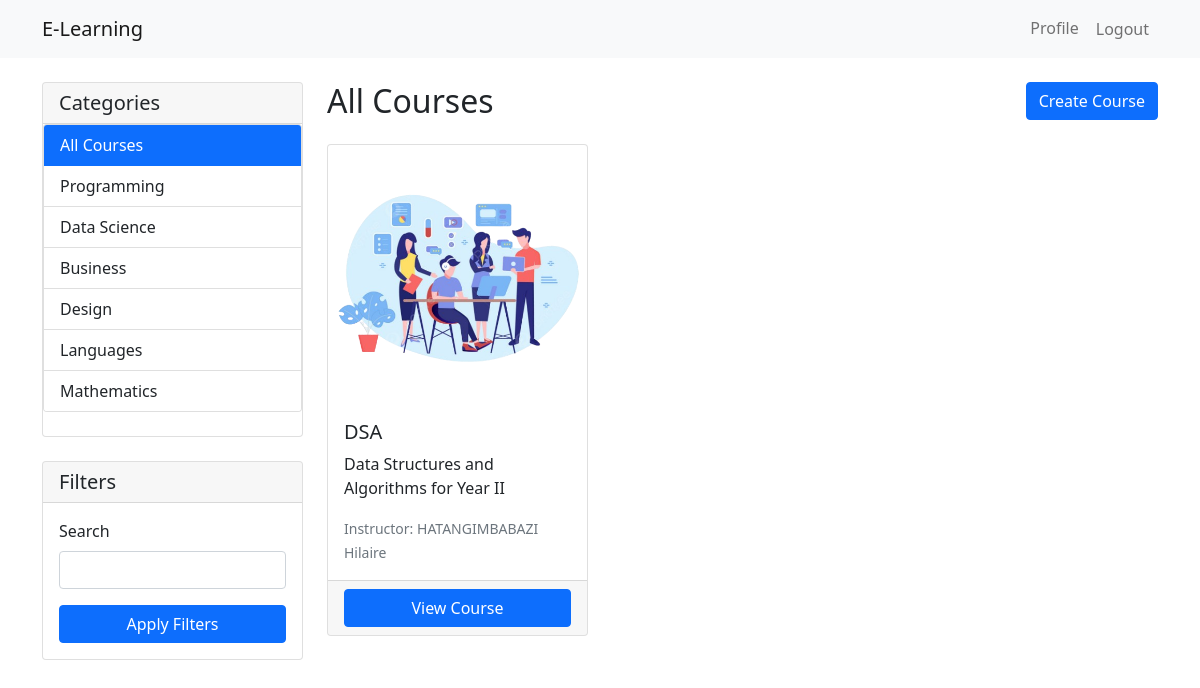
The app's page / (signed in) with its own data.
### courses/models.py (models this page shows, shortened)
class Category(models.Model):
    name = models.CharField(max_length=100)
    description = models.TextField(blank=True)
    slug = models.SlugField(unique=True, null=True)
    class Meta:
        verbose_name_plural = "Categories"

class Course(models.Model):
    title = models.CharField(max_length=200)
    description = models.TextField()
    instructor = models.ForeignKey(
        settings.AUTH_USER_MODEL,
        on_delete=models.CASCADE,
        related_name='courses'
    )
    category = models.ForeignKey(
        Category,
        on_delete=models.SET_NULL,
        null=True,
        related_name='courses'
    )
    image = models.ImageField(upload_to='course_images/', null=True, blank=True)
    created_at = models.DateTimeField(auto_now_add=True)
    updated_at = models.DateTimeField(auto_now=True)
    enrolled_students = models.ManyToManyField(settings.AUTH_USER_MODEL, related_name='enrolled_courses', blank=True)

### users/models.py (models this page shows, shortened)
class CustomUser(AbstractUser):
    ROLE_CHOICES = [
        ('student', 'Student'),
        ('instructor', 'Instructor'),
    ]
    role = models.CharField(max_length=10, choices=ROLE_CHOICES, default='student')
    is_instructor = models.BooleanField(default=False)
    is_student = models.BooleanField(default=True)

### courses/views.py (the view)
# urls.py: path('', views.course_list, name='list'),
@login_required
def course_list(request):
    search_query = request.GET.get('search', '')
    category_id = request.GET.get('category')
    courses = Course.objects.all()
    if search_query:
        courses = courses.filter(title__icontains=search_query)
    if category_id:
        courses = courses.filter(category_id=category_id)
    categories = Category.objects.all()
    context = {
        'courses': courses,
        'categories': categories,
        'selected_category': None,
    }
    return render(request, 'courses/course_list.html', context)

### templates/courses/course_list.html
{% extends "base.html" %}
{% block content %}
<div class="container mt-4">
    <div class="row">
        <div class="col-md-3">
            <div class="card mb-4">
                <div class="card-header">
                    <h5 class="mb-0">Categories</h5>
                </div>
                <div class="card mb-4">
                    <div class="list-group list-group-flush">
                        <a href="{% url 'home' %}"
                           class="list-group-item list-group-item-action {% if not selected_category %}active{% endif %}">
                            All Courses
                        </a>
                        {% for category in categories %}
                            <a href="{% url 'courses:category' category.id %}"
                               class="list-group-item list-group-item-action {% if selected_category == category %}active{% endif %}">
                                {{ category.name }}
                            </a>
                        {% endfor %}
                    </div>
                </div>
            </div>
            <div class="card">
                <div class="card-header">
                    <h5 class="mb-0">Filters</h5>
                </div>
                <div class="card-body">
                    <form method="get">
                        <div class="mb-3">
                            <label for="search" class="form-label">Search</label>
                            <input type="text" class="form-control" id="search" name="search"
                                   value="{{ request.GET.search|default:'' }}">
                        </div>
                        <button type="submit" class="btn btn-primary w-100">Apply Filters</button>
                    </form>
                </div>
            </div>
        </div>
        <div class="col-md-9">
            <div class="d-flex justify-content-between align-items-center mb-4">
                <h2 class="mb-0">
                    {% if selected_category %}
                        {{ selected_category.name }}
                    {% else %}
                        All Courses
                    {% endif %}
                </h2>
                {% if user.role == 'instructor' %}
                    <a href="{% url 'courses:create' %}" class="btn btn-primary">Create Course</a>
                {% endif %}
            </div>
            {% if courses %}
                <div class="row row-cols-1 row-cols-md-2 row-cols-lg-3 g-4">
                    {% for course in courses %}
                        <div class="col">
                            <div class="card h-100">
                                {% if course.image %}
                                    <img src="{{ course.image.url }}" class="card-img-top" alt="{{ course.title }}">
                                {% endif %}
                                <div class="card-body">
                                    <h5 class="card-title">{{ course.title }}</h5>
                                    <p class="card-text">{{ course.description|truncatewords:20 }}</p>
                                    <p class="card-text">
                                        <small class="text-muted">
                                            Instructor: {{ course.instructor.get_full_name|default:course.instructor.username }}
                                        </small>
                                    </p>
                                </div>
                                <div class="card-footer">
                                    <a href="{% url 'courses:detail' course.id %}" class="btn btn-primary w-100">
                                        View Course
                                    </a>
                                </div>
                            </div>
                        </div>
                    {% endfor %}
                </div>
            {% else %}
                <div class="alert alert-info">
                    No courses found. {% if user.role == 'instructor' %}Why not <a href="{% url 'courses:create' %}">create one</a>?{% endif %}
                </div>
            {% endif %}
        </div>
    </div>
</div>
{% endblock %}

### records on screen
Category: name "Programming"
Category: name "Data Science"
Category: name "Business"
Category: name "Design"
Category: name "Languages"
Category: name "Mathematics"
Course: image (picture), title "DSA", description "Data Structures and Algorithms for Year II", instructor.get_full_name "HATANGIMBABAZI Hilaire"
